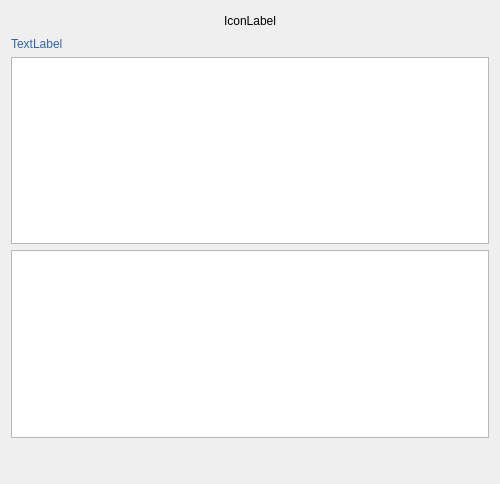
<?xml version="1.0" encoding="UTF-8"?>
<ui version="4.0">
 <class>UploadCreationPageWizard</class>
 <widget class="QWizardPage" name="UploadCreationPageWizard">
  <property name="geometry">
   <rect>
    <x>0</x>
    <y>0</y>
    <width>500</width>
    <height>484</height>
   </rect>
  </property>
  <property name="windowTitle">
   <string>Uploading dataset</string>
  </property>
  <property name="locale">
   <locale language="English" country="UnitedStates"/>
  </property>
  <layout class="QGridLayout" name="gridLayout">
   <item row="1" column="1">
    <widget class="QLabel" name="lbl_step_icon">
     <property name="text">
      <string>IconLabel</string>
     </property>
    </widget>
   </item>
   <item row="1" column="2">
    <spacer name="horizontalSpacer_2">
     <property name="orientation">
      <enum>Qt::Horizontal</enum>
     </property>
     <property name="sizeHint" stdset="0">
      <size>
       <width>40</width>
       <height>20</height>
      </size>
     </property>
    </spacer>
   </item>
   <item row="2" column="0" colspan="3">
    <widget class="QLabel" name="lbl_step_text">
     <property name="styleSheet">
      <string notr="true">font: 75 13pt &quot;Ubuntu Condensed&quot;;
color: rgb(52, 101, 164);</string>
     </property>
     <property name="text">
      <string>TextLabel</string>
     </property>
    </widget>
   </item>
   <item row="3" column="0" colspan="3">
    <widget class="QTableView" name="tableview_execution_list"/>
   </item>
   <item row="5" column="1">
    <spacer name="verticalSpacer">
     <property name="orientation">
      <enum>Qt::Vertical</enum>
     </property>
     <property name="sizeHint" stdset="0">
      <size>
       <width>20</width>
       <height>40</height>
      </size>
     </property>
    </spacer>
   </item>
   <item row="1" column="0">
    <spacer name="horizontalSpacer">
     <property name="orientation">
      <enum>Qt::Horizontal</enum>
     </property>
     <property name="sizeHint" stdset="0">
      <size>
       <width>40</width>
       <height>20</height>
      </size>
     </property>
    </spacer>
   </item>
   <item row="4" column="0" colspan="3">
    <widget class="QTextBrowser" name="tbw_errors"/>
   </item>
  </layout>
 </widget>
 <resources/>
 <connections/>
</ui>
